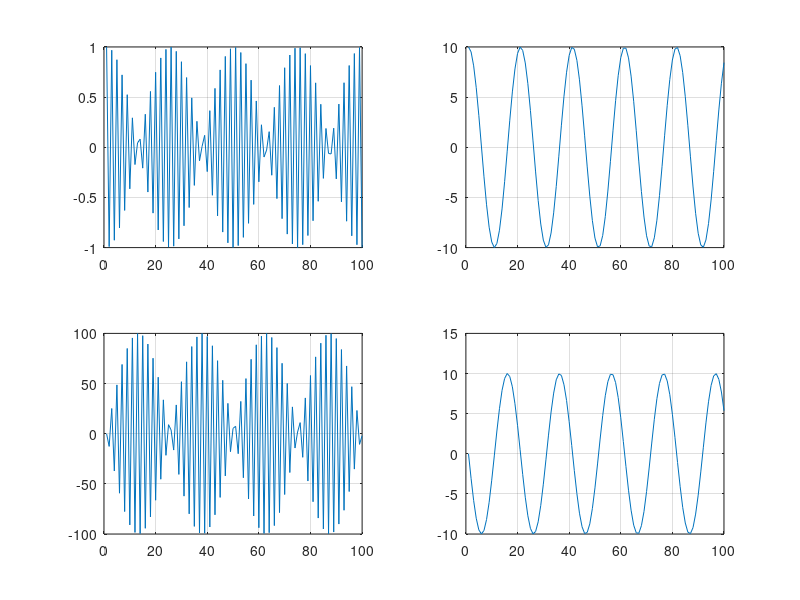

Reproduce this figure in MATLAB.
% clean the memory and the screen
clear all; clc; close all;

% Setup the alpha parameters
% Convert to Newmark by alpha_m = alpha_f = 1
% Central difference: beta = 0, gamma = 0.5
%      conditionally stable: omega dt <= sqrt(6)
% Trapezoidal: beta = 0.25, gamma = 0.5
% Damped Newmark: beta = 0.3025, gamma = 0.6
rho_inf = 1.0;
alpha_m = (2.0 - rho_inf) / (1.0 + rho_inf);
alpha_f = 1.0 / (1.0 + rho_inf);
gamma   = 0.5 - alpha_f + alpha_m;
beta    = 0.25 * (1.0 - alpha_f + alpha_m)^2;

% Setup the physical problem parameters
% mass
m1 = 1.0;
m2 = 1.0;

% stiffness
k1 = 1.0e4;
k2 = 1.0;

% setup the matrices
M = [ m1, 0.0; 0.0, m2 ];

K = [ (k1+k2), -k2; -k2, k2 ];

% setup the initial condition
d0 = [ 1 ; 10 ];

v0 = [ 0; 0 ];

% determine the natural frequencies
lambda = eig(K, M);
omega = sqrt(lambda);

T1 = 2 * pi / omega(1);
T2 = 2 * pi / omega(2);

dt = T1 / 20;

T_final = 5 * T1;

N = ceil(T_final / dt);

% initial acceleration
a0 = M \ (-K * d0);

% allocate solutions
a = zeros(2, N+1);
v = a;
d = a;

a(:,1) = a0; v(:,1) = v0; d(:,1) = d0;

% Matrix
LEFT = alpha_m * M + alpha_f * beta * dt * dt * K;

for n = 2 : N+1
  % predictor
  d_tilde = d(:,n-1) + dt * v(:,n-1) + 0.5 * dt * dt * (1-2*beta)*a(:,n-1);
  v_tilde = v(:,n-1) + dt * (1-gamma) * a(:,n-1);

  RIGHT = (alpha_m-1) * M * a(:,n-1) + (alpha_f-1) * K * d(:,n-1) - alpha_f * K * d_tilde;

  a(:,n) = LEFT \ RIGHT;

  d(:,n) = d_tilde + beta * dt*dt * a(:,n);
  v(:,n) = v_tilde + dt * gamma * a(:,n);
end

% visualization
t = 1: 1 : N;

subplot(2,2,1), plot(t, d(1,1:N)); grid on;
subplot(2,2,2), plot(t, d(2,1:N)); grid on;
subplot(2,2,3), plot(t, v(1,1:N)); grid on;
subplot(2,2,4), plot(t, v(2,1:N)); grid on;

% EOF